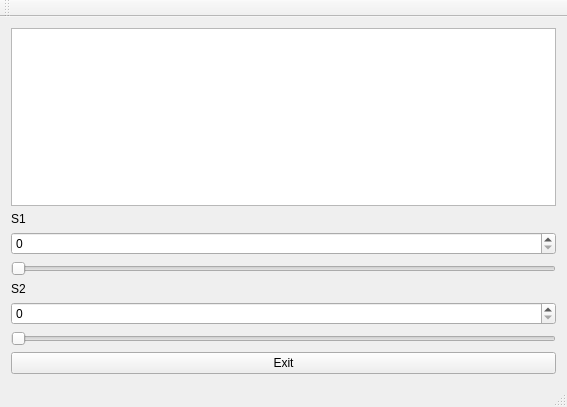
<?xml version="1.0" encoding="UTF-8"?>
<ui version="4.0">
 <class>MainWindow</class>
 <widget class="QMainWindow" name="MainWindow">
  <property name="geometry">
   <rect>
    <x>0</x>
    <y>0</y>
    <width>567</width>
    <height>407</height>
   </rect>
  </property>
  <property name="windowTitle">
   <string>MainWindow</string>
  </property>
  <widget class="QWidget" name="centralWidget">
   <layout class="QVBoxLayout" name="verticalLayout">
    <item>
     <widget class="QGraphicsView" name="graphicsView"/>
    </item>
    <item>
     <widget class="QLabel" name="label">
      <property name="text">
       <string>S1</string>
      </property>
     </widget>
    </item>
    <item>
     <widget class="QSpinBox" name="spinBox">
      <property name="maximum">
       <number>1000</number>
      </property>
     </widget>
    </item>
    <item>
     <widget class="QSlider" name="S1">
      <property name="orientation">
       <enum>Qt::Horizontal</enum>
      </property>
     </widget>
    </item>
    <item>
     <widget class="QLabel" name="label_2">
      <property name="text">
       <string>S2</string>
      </property>
     </widget>
    </item>
    <item>
     <widget class="QSpinBox" name="spinBox_2"/>
    </item>
    <item>
     <widget class="QSlider" name="S2">
      <property name="orientation">
       <enum>Qt::Horizontal</enum>
      </property>
     </widget>
    </item>
    <item>
     <widget class="QPushButton" name="pushButton">
      <property name="text">
       <string>Exit</string>
      </property>
     </widget>
    </item>
   </layout>
  </widget>
  <widget class="QMenuBar" name="menuBar">
   <property name="geometry">
    <rect>
     <x>0</x>
     <y>0</y>
     <width>567</width>
     <height>22</height>
    </rect>
   </property>
  </widget>
  <widget class="QToolBar" name="mainToolBar">
   <attribute name="toolBarArea">
    <enum>TopToolBarArea</enum>
   </attribute>
   <attribute name="toolBarBreak">
    <bool>false</bool>
   </attribute>
  </widget>
  <widget class="QStatusBar" name="statusBar"/>
 </widget>
 <layoutdefault spacing="6" margin="11"/>
 <resources/>
 <connections>
  <connection>
   <sender>pushButton</sender>
   <signal>clicked()</signal>
   <receiver>MainWindow</receiver>
   <slot>close()</slot>
   <hints>
    <hint type="sourcelabel">
     <x>242</x>
     <y>336</y>
    </hint>
    <hint type="destinationlabel">
     <x>242</x>
     <y>189</y>
    </hint>
   </hints>
  </connection>
  <connection>
   <sender>S1</sender>
   <signal>sliderMoved(int)</signal>
   <receiver>spinBox</receiver>
   <slot>setValue(int)</slot>
   <hints>
    <hint type="sourcelabel">
     <x>283</x>
     <y>261</y>
    </hint>
    <hint type="destinationlabel">
     <x>283</x>
     <y>234</y>
    </hint>
   </hints>
  </connection>
  <connection>
   <sender>S2</sender>
   <signal>sliderMoved(int)</signal>
   <receiver>spinBox_2</receiver>
   <slot>setValue(int)</slot>
   <hints>
    <hint type="sourcelabel">
     <x>283</x>
     <y>337</y>
    </hint>
    <hint type="destinationlabel">
     <x>283</x>
     <y>310</y>
    </hint>
   </hints>
  </connection>
 </connections>
</ui>
